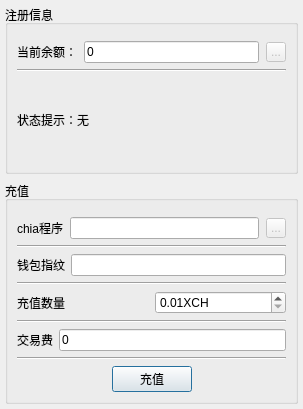
<?xml version="1.0" encoding="UTF-8"?>
<ui version="4.0">
 <class>DialogRegister</class>
 <widget class="QDialog" name="DialogRegister">
  <property name="geometry">
   <rect>
    <x>0</x>
    <y>0</y>
    <width>303</width>
    <height>409</height>
   </rect>
  </property>
  <property name="windowTitle">
   <string>Dialog</string>
  </property>
  <layout class="QVBoxLayout" name="verticalLayout_3">
   <property name="spacing">
    <number>7</number>
   </property>
   <property name="leftMargin">
    <number>5</number>
   </property>
   <property name="topMargin">
    <number>5</number>
   </property>
   <property name="rightMargin">
    <number>5</number>
   </property>
   <property name="bottomMargin">
    <number>5</number>
   </property>
   <item>
    <widget class="QGroupBox" name="groupBox">
     <property name="title">
      <string>注册信息</string>
     </property>
     <layout class="QVBoxLayout" name="verticalLayout">
      <property name="topMargin">
       <number>16</number>
      </property>
      <item>
       <layout class="QHBoxLayout" name="horizontalLayout">
        <property name="spacing">
         <number>7</number>
        </property>
        <item>
         <widget class="QLabel" name="label">
          <property name="text">
           <string>当前余额：</string>
          </property>
         </widget>
        </item>
        <item>
         <widget class="QLineEdit" name="lineEditRemainder">
          <property name="text">
           <string>0</string>
          </property>
          <property name="readOnly">
           <bool>true</bool>
          </property>
         </widget>
        </item>
        <item>
         <widget class="QToolButton" name="toolButton">
          <property name="enabled">
           <bool>false</bool>
          </property>
          <property name="maximumSize">
           <size>
            <width>20</width>
            <height>20</height>
           </size>
          </property>
          <property name="toolTip">
           <string>&lt;html&gt;&lt;head/&gt;&lt;body&gt;&lt;p&gt;每次点击开始按钮（进行批量化操作时）将消耗0.01个xch。这意味着，在没有失误操作的情况下，只需要对本软件支付0.03个xch（两根华子的价格）就可以完成一整套NFT的批量制作，批量铸造，批量生成offer。&lt;/p&gt;&lt;/body&gt;&lt;/html&gt;</string>
          </property>
          <property name="text">
           <string>...</string>
          </property>
          <property name="icon">
           <iconset resource="resource.qrc">
            <normaloff>:/help.png</normaloff>:/help.png</iconset>
          </property>
         </widget>
        </item>
       </layout>
      </item>
      <item>
       <widget class="Line" name="line">
        <property name="orientation">
         <enum>Qt::Horizontal</enum>
        </property>
       </widget>
      </item>
      <item>
       <widget class="QLabel" name="labelMessage">
        <property name="lineWidth">
         <number>1</number>
        </property>
        <property name="text">
         <string>状态提示：无</string>
        </property>
        <property name="scaledContents">
         <bool>false</bool>
        </property>
        <property name="wordWrap">
         <bool>true</bool>
        </property>
       </widget>
      </item>
     </layout>
    </widget>
   </item>
   <item>
    <widget class="QGroupBox" name="groupBox_2">
     <property name="title">
      <string>充值</string>
     </property>
     <layout class="QVBoxLayout" name="verticalLayout_2">
      <property name="topMargin">
       <number>16</number>
      </property>
      <item>
       <layout class="QHBoxLayout" name="horizontalLayout_7">
        <property name="spacing">
         <number>7</number>
        </property>
        <item>
         <widget class="QLabel" name="label_7">
          <property name="text">
           <string>chia程序</string>
          </property>
         </widget>
        </item>
        <item>
         <widget class="QLineEdit" name="lineEditChiaProgram"/>
        </item>
        <item>
         <widget class="QToolButton" name="toolButton_2">
          <property name="enabled">
           <bool>false</bool>
          </property>
          <property name="maximumSize">
           <size>
            <width>20</width>
            <height>20</height>
           </size>
          </property>
          <property name="toolTip">
           <string>&lt;html&gt;&lt;head/&gt;&lt;body&gt;&lt;p&gt;例如：&lt;/p&gt;&lt;p&gt;①在windows系统下：填写C:\Users\fanwuren\AppData\Local\chia-blockchain\app-1.5.1\resources\app.asar.unpacked\daemon\chia.exe&lt;/p&gt;&lt;p&gt;②在Ubuntu系统下：填写chia即可。&lt;/p&gt;&lt;/body&gt;&lt;/html&gt;</string>
          </property>
          <property name="text">
           <string>...</string>
          </property>
          <property name="icon">
           <iconset resource="resource.qrc">
            <normaloff>:/help.png</normaloff>:/help.png</iconset>
          </property>
         </widget>
        </item>
       </layout>
      </item>
      <item>
       <widget class="Line" name="line_2">
        <property name="orientation">
         <enum>Qt::Horizontal</enum>
        </property>
       </widget>
      </item>
      <item>
       <layout class="QHBoxLayout" name="horizontalLayout_2">
        <item>
         <widget class="QLabel" name="label_2">
          <property name="text">
           <string>钱包指纹</string>
          </property>
         </widget>
        </item>
        <item>
         <widget class="QLineEdit" name="lineEditFingerprint"/>
        </item>
       </layout>
      </item>
      <item>
       <widget class="Line" name="line_3">
        <property name="orientation">
         <enum>Qt::Horizontal</enum>
        </property>
       </widget>
      </item>
      <item>
       <layout class="QHBoxLayout" name="horizontalLayout_3">
        <item>
         <widget class="QLabel" name="label_3">
          <property name="text">
           <string>充值数量</string>
          </property>
         </widget>
        </item>
        <item>
         <widget class="QDoubleSpinBox" name="doubleSpinBoxRecharge">
          <property name="suffix">
           <string>XCH</string>
          </property>
          <property name="minimum">
           <double>0.010000000000000</double>
          </property>
          <property name="maximum">
           <double>2.000000000000000</double>
          </property>
          <property name="singleStep">
           <double>0.010000000000000</double>
          </property>
         </widget>
        </item>
       </layout>
      </item>
      <item>
       <widget class="Line" name="line_4">
        <property name="orientation">
         <enum>Qt::Horizontal</enum>
        </property>
       </widget>
      </item>
      <item>
       <layout class="QHBoxLayout" name="horizontalLayout_4">
        <item>
         <widget class="QLabel" name="label_4">
          <property name="text">
           <string>交易费</string>
          </property>
         </widget>
        </item>
        <item>
         <widget class="QLineEdit" name="lineEditFee">
          <property name="text">
           <string>0</string>
          </property>
         </widget>
        </item>
       </layout>
      </item>
      <item>
       <widget class="Line" name="line_5">
        <property name="orientation">
         <enum>Qt::Horizontal</enum>
        </property>
       </widget>
      </item>
      <item>
       <layout class="QHBoxLayout" name="horizontalLayout_5">
        <item>
         <spacer name="horizontalSpacer_2">
          <property name="orientation">
           <enum>Qt::Horizontal</enum>
          </property>
          <property name="sizeHint" stdset="0">
           <size>
            <width>40</width>
            <height>18</height>
           </size>
          </property>
         </spacer>
        </item>
        <item>
         <widget class="QPushButton" name="pushButtonRecharge">
          <property name="text">
           <string>充值</string>
          </property>
         </widget>
        </item>
        <item>
         <spacer name="horizontalSpacer">
          <property name="orientation">
           <enum>Qt::Horizontal</enum>
          </property>
          <property name="sizeHint" stdset="0">
           <size>
            <width>40</width>
            <height>18</height>
           </size>
          </property>
         </spacer>
        </item>
       </layout>
      </item>
     </layout>
    </widget>
   </item>
  </layout>
 </widget>
 <resources>
  <include location="resource.qrc"/>
 </resources>
 <connections/>
</ui>
